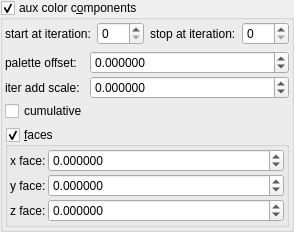
    <widget class="MyGroupBox" name="groupCheck_fold_color_aux_color_enabled_false">
     <property name="title">
      <string>aux color c&amp;omponents</string>
     </property>
     <property name="checkable">
      <bool>true</bool>
     </property>
     <layout class="QVBoxLayout" name="verticalLayout_12">
      <property name="leftMargin">
       <number>2</number>
      </property>
      <property name="topMargin">
       <number>2</number>
      </property>
      <property name="rightMargin">
       <number>2</number>
      </property>
      <property name="bottomMargin">
       <number>2</number>
      </property>
      <item>
       <layout class="QHBoxLayout" name="horizontalLayout_21" stretch="0,1,0,1">
        <item>
         <widget class="QLabel" name="label_102">
          <property name="text">
           <string>start at iteration:</string>
          </property>
         </widget>
        </item>
        <item>
         <widget class="MySpinBox" name="spinboxInt_fold_color_start_iterations_A">
          <property name="sizePolicy">
           <sizepolicy hsizetype="Minimum" vsizetype="Maximum">
            <horstretch>0</horstretch>
            <verstretch>0</verstretch>
           </sizepolicy>
          </property>
          <property name="minimum">
           <number>0</number>
          </property>
          <property name="maximum">
           <number>999</number>
          </property>
          <property name="value">
           <number>0</number>
          </property>
         </widget>
        </item>
        <item>
         <widget class="QLabel" name="label_74">
          <property name="text">
           <string>stop at iteration:</string>
          </property>
         </widget>
        </item>
        <item>
         <widget class="MySpinBox" name="spinboxInt_fold_color_stop_iterations_A">
          <property name="sizePolicy">
           <sizepolicy hsizetype="Preferred" vsizetype="Maximum">
            <horstretch>0</horstretch>
            <verstretch>0</verstretch>
           </sizepolicy>
          </property>
          <property name="maximum">
           <number>999</number>
          </property>
         </widget>
        </item>
       </layout>
      </item>
      <item>
       <layout class="QGridLayout" name="gridLayout_30" columnstretch="0,1">
        <property name="spacing">
         <number>2</number>
        </property>
        <item row="0" column="0">
         <widget class="QLabel" name="label_17">
          <property name="text">
           <string>palette offset:</string>
          </property>
         </widget>
        </item>
        <item row="2" column="0">
         <widget class="MyCheckBox" name="checkBox_fold_color_aux_color_enabledB_false">
          <property name="text">
           <string notr="true">cumulative</string>
          </property>
         </widget>
        </item>
        <item row="1" column="0">
         <widget class="QLabel" name="label_18">
          <property name="text">
           <string>iter add scale:</string>
          </property>
         </widget>
        </item>
        <item row="1" column="1">
         <widget class="MyDoubleSpinBox" name="spinbox_fold_color_difs0">
          <property name="sizePolicy">
           <sizepolicy hsizetype="Minimum" vsizetype="Maximum">
            <horstretch>0</horstretch>
            <verstretch>0</verstretch>
           </sizepolicy>
          </property>
          <property name="prefix">
           <string/>
          </property>
          <property name="suffix">
           <string/>
          </property>
          <property name="decimals">
           <number>6</number>
          </property>
          <property name="minimum">
           <double>-100.000000000000000</double>
          </property>
          <property name="maximum">
           <double>100.000000000000000</double>
          </property>
          <property name="singleStep">
           <double>0.100000000000000</double>
          </property>
         </widget>
        </item>
        <item row="0" column="1">
         <widget class="MyDoubleSpinBox" name="spinbox4_fold_color_difs_0000_x">
          <property name="sizePolicy">
           <sizepolicy hsizetype="Minimum" vsizetype="Maximum">
            <horstretch>0</horstretch>
            <verstretch>0</verstretch>
           </sizepolicy>
          </property>
          <property name="prefix">
           <string/>
          </property>
          <property name="suffix">
           <string/>
          </property>
          <property name="decimals">
           <number>6</number>
          </property>
          <property name="minimum">
           <double>-100.000000000000000</double>
          </property>
          <property name="maximum">
           <double>100.000000000000000</double>
          </property>
          <property name="singleStep">
           <double>0.100000000000000</double>
          </property>
         </widget>
        </item>
       </layout>
      </item>
      <item>
       <widget class="MyGroupBox" name="groupCheck_fold_color_aux_color_enabledA_false">
        <property name="title">
         <string>&amp;faces</string>
        </property>
        <property name="checkable">
         <bool>true</bool>
        </property>
        <layout class="QVBoxLayout" name="verticalLayout_15" stretch="0">
         <property name="spacing">
          <number>2</number>
         </property>
         <property name="leftMargin">
          <number>2</number>
         </property>
         <property name="topMargin">
          <number>2</number>
         </property>
         <property name="rightMargin">
          <number>2</number>
         </property>
         <property name="bottomMargin">
          <number>2</number>
         </property>
         <item>
          <layout class="QGridLayout" name="gridLayout_6" columnstretch="0,1">
           <property name="spacing">
            <number>2</number>
           </property>
           <item row="1" column="1">
            <widget class="MyDoubleSpinBox" name="spinbox4_fold_color_difs_0000_z">
             <property name="sizePolicy">
              <sizepolicy hsizetype="Minimum" vsizetype="Maximum">
               <horstretch>0</horstretch>
               <verstretch>0</verstretch>
              </sizepolicy>
             </property>
             <property name="prefix">
              <string/>
             </property>
             <property name="suffix">
              <string/>
             </property>
             <property name="decimals">
              <number>6</number>
             </property>
             <property name="minimum">
              <double>-100.000000000000000</double>
             </property>
             <property name="maximum">
              <double>100.000000000000000</double>
             </property>
             <property name="singleStep">
              <double>0.100000000000000</double>
             </property>
            </widget>
           </item>
           <item row="0" column="1">
            <widget class="MyDoubleSpinBox" name="spinbox4_fold_color_difs_0000_y">
             <property name="sizePolicy">
              <sizepolicy hsizetype="Minimum" vsizetype="Maximum">
               <horstretch>0</horstretch>
               <verstretch>0</verstretch>
              </sizepolicy>
             </property>
             <property name="prefix">
              <string/>
             </property>
             <property name="suffix">
              <string/>
             </property>
             <property name="decimals">
              <number>6</number>
             </property>
             <property name="minimum">
              <double>-100.000000000000000</double>
             </property>
             <property name="maximum">
              <double>100.000000000000000</double>
             </property>
             <property name="singleStep">
              <double>0.100000000000000</double>
             </property>
            </widget>
           </item>
           <item row="2" column="1">
            <widget class="MyDoubleSpinBox" name="spinbox4_fold_color_difs_0000_w">
             <property name="sizePolicy">
              <sizepolicy hsizetype="Minimum" vsizetype="Maximum">
               <horstretch>0</horstretch>
               <verstretch>0</verstretch>
              </sizepolicy>
             </property>
             <property name="prefix">
              <string/>
             </property>
             <property name="suffix">
              <string/>
             </property>
             <property name="decimals">
              <number>6</number>
             </property>
             <property name="minimum">
              <double>-100.000000000000000</double>
             </property>
             <property name="maximum">
              <double>100.000000000000000</double>
             </property>
             <property name="singleStep">
              <double>0.100000000000000</double>
             </property>
            </widget>
           </item>
           <item row="2" column="0">
            <widget class="QLabel" name="label_179">
             <property name="text">
              <string>z face:</string>
             </property>
            </widget>
           </item>
           <item row="0" column="0">
            <widget class="QLabel" name="label_289">
             <property name="text">
              <string>x face:</string>
             </property>
            </widget>
           </item>
           <item row="1" column="0">
            <widget class="QLabel" name="label_178">
             <property name="text">
              <string>y face:</string>
             </property>
            </widget>
           </item>
          </layout>
         </item>
        </layout>
       </widget>
      </item>
     </layout>
    </widget>
